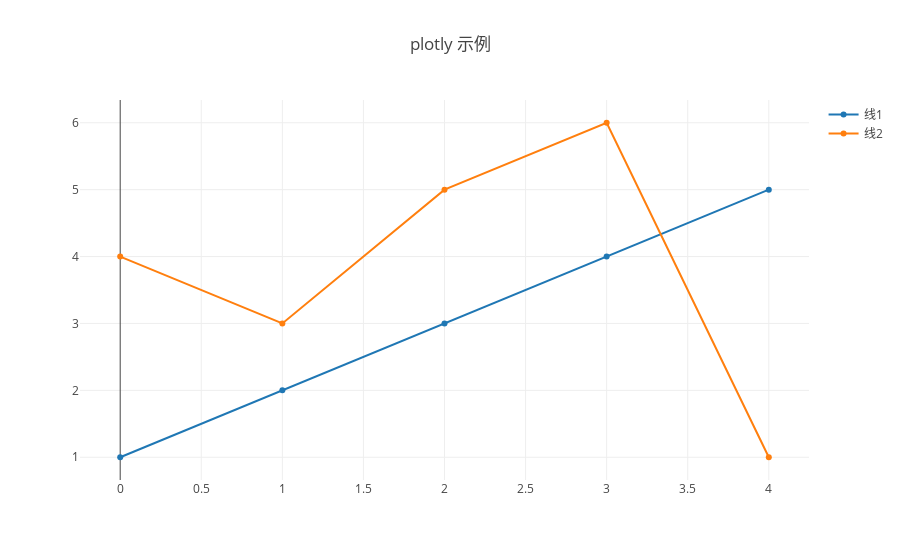

Write notebook code for a chart like this one.
### Markdown cell above
### Render

由于 OpenDigger 使用 JupyterLab 进行数据分析，我们提供了标准的 [`plotyly`](https://plotly.com/javascript/) 接口来绘制各类图形。

可通过 `openDigger.render.plotly(data, config)` 函数使用 plotly 来绘制图形。

可直接使用 Node.js 内置的 `console.table` 函数进行表格绘制。

### Code cell
openDigger.render.plotly([{y: [1,2,3,4,5],name: '线1'}, {y: [4,3,5,6,1],name: '线2'}], {title: 'plotly 示例'});
console.table([{name: '李雷', score:2.4}, {name: '韩梅梅',score: 3.2}]);

### Figure 1 — Plotly figure (JSON) as saved in the notebook; plotly's stock layout.template omitted (floating-point values rounded to 4 significant figures)
{"data": [{"name": "线1", "y": [1, 2, 3, 4, 5]}, {"name": "线2", "y": [4, 3, 5, 6, 1]}], "layout": {"autosize": true, "title": {"text": "plotly 示例"}, "xaxis": {"autorange": true, "range": [-0.2354, 4.235]}, "yaxis": {"autorange": true, "range": [0.5874, 6.413], "type": "linear"}}}
